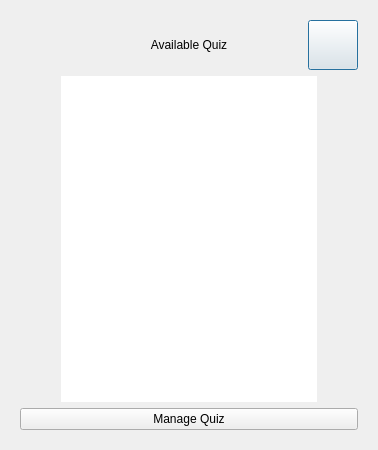
<?xml version="1.0" encoding="UTF-8"?>
<ui version="4.0">
 <class>quiz_list</class>
 <widget class="QDialog" name="quiz_list">
  <property name="enabled">
   <bool>true</bool>
  </property>
  <property name="geometry">
   <rect>
    <x>0</x>
    <y>0</y>
    <width>378</width>
    <height>450</height>
   </rect>
  </property>
  <property name="windowTitle">
   <string>Quiz app</string>
  </property>
  <layout class="QGridLayout" name="gridLayout">
   <item row="1" column="0">
    <widget class="QFrame" name="frame">
     <property name="autoFillBackground">
      <bool>false</bool>
     </property>
     <property name="frameShape">
      <enum>QFrame::NoFrame</enum>
     </property>
     <property name="frameShadow">
      <enum>QFrame::Raised</enum>
     </property>
     <layout class="QGridLayout" name="gridLayout_2">
      <item row="0" column="1">
       <widget class="QLabel" name="title_lbl">
        <property name="sizePolicy">
         <sizepolicy hsizetype="Preferred" vsizetype="Ignored">
          <horstretch>0</horstretch>
          <verstretch>0</verstretch>
         </sizepolicy>
        </property>
        <property name="text">
         <string>Available Quiz</string>
        </property>
        <property name="alignment">
         <set>Qt::AlignCenter</set>
        </property>
       </widget>
      </item>
      <item row="0" column="2" alignment="Qt::AlignRight|Qt::AlignVCenter">
       <widget class="QPushButton" name="settings_btn">
        <property name="sizePolicy">
         <sizepolicy hsizetype="Preferred" vsizetype="Preferred">
          <horstretch>0</horstretch>
          <verstretch>0</verstretch>
         </sizepolicy>
        </property>
        <property name="minimumSize">
         <size>
          <width>50</width>
          <height>50</height>
         </size>
        </property>
        <property name="focusPolicy">
         <enum>Qt::StrongFocus</enum>
        </property>
        <property name="text">
         <string/>
        </property>
       </widget>
      </item>
      <item row="2" column="0" colspan="3">
       <widget class="QPushButton" name="manage_quiz">
        <property name="sizePolicy">
         <sizepolicy hsizetype="Preferred" vsizetype="Preferred">
          <horstretch>0</horstretch>
          <verstretch>0</verstretch>
         </sizepolicy>
        </property>
        <property name="text">
         <string>Manage Quiz</string>
        </property>
       </widget>
      </item>
      <item row="1" column="0" colspan="3" alignment="Qt::AlignHCenter">
       <widget class="QListWidget" name="quiz_lst_box">
        <property name="focusPolicy">
         <enum>Qt::NoFocus</enum>
        </property>
        <property name="styleSheet">
         <string notr="true"/>
        </property>
        <property name="frameShape">
         <enum>QFrame::NoFrame</enum>
        </property>
        <property name="frameShadow">
         <enum>QFrame::Plain</enum>
        </property>
        <property name="showDropIndicator" stdset="0">
         <bool>false</bool>
        </property>
        <property name="selectionBehavior">
         <enum>QAbstractItemView::SelectItems</enum>
        </property>
        <property name="uniformItemSizes">
         <bool>true</bool>
        </property>
       </widget>
      </item>
     </layout>
    </widget>
   </item>
  </layout>
 </widget>
 <resources/>
 <connections/>
</ui>
